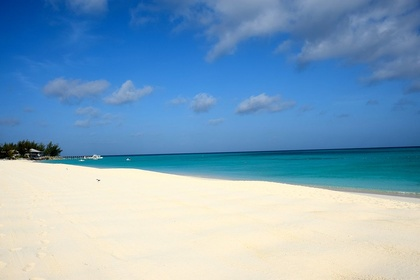
%> input picture plage.JPG, 420 x 280 px, shrunk from 1200 x 800 before the run
$ octave superpose.m   (GNU Octave 9; MATLAB toolbox functions it lacks are replaced by stand-ins)
%> lines starting %> are read from the running program, lines starting %| are printed output that depends on the picture
clear; close all;clc;
addpath('Pixel Expansion');

im=im2double(imread('plage.JPG')); %background
figure;imshow(im);
[im_extracted, ~, alpha] = imread('output2.png', 'png'); %JCVD modifié
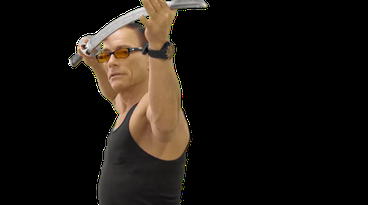
%> input picture output2.png, 368 x 205 px, shrunk from 1050 x 586 before the run
%> im_extracted is the input picture: size 205x368x3 uint8; mean R, G, B 26.9, 21.7, 16.7
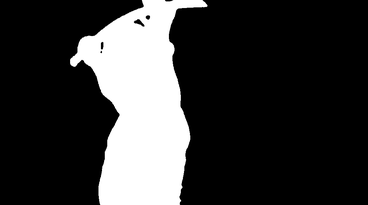
%> alpha: size 205x368 uint8; min 0, max 255, mean 53.4
figure;imshow(im_extracted);

im_extracted=im2double(im_extracted);
%> im_extracted: size 205x368x3 double
alpha=im2double(alpha);
%> alpha: size 205x368 double

[rows_back,cols_back,~]=size(im);
%> rows_back = 280; cols_back = 420
[rows_extracted,cols_extracted,~]=size(im_extracted);
%> rows_extracted = 205; cols_extracted = 368

temp = zeros(rows_back,cols_back);
temp2 = zeros(rows_back,cols_back,3);

%POS = 'middle';
POS = 'bottom';

diff=round(rows_back/2-rows_extracted/2);
%> diff = 38

if strcmp(POS,'middle')
    temp(round(rows_back/2-rows_extracted/2):round(rows_back/2+rows_extracted/2)-1,round(cols_back/2-cols_extracted/2):round(cols_back/2+cols_extracted/2)-1)=alpha(:,:);
    temp2(round(rows_back/2-rows_extracted/2):round(rows_back/2+rows_extracted/2)-1,round(cols_back/2-cols_extracted/2):round(cols_back/2+cols_extracted/2)-1,:)=im_extracted;
elseif strcmp(POS,'bottom')
    temp(diff+round(rows_back/2-rows_extracted/2):diff+round(rows_back/2+rows_extracted/2)-1,round(cols_back/2-cols_extracted/2):round(cols_back/2+cols_extracted/2)-1)=alpha(:,:);
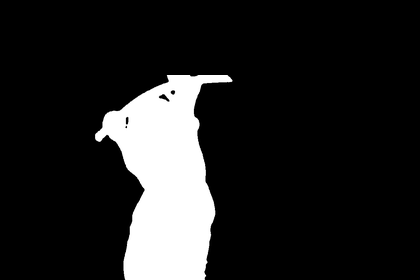
%> temp: size 280x420 double; min 0, max 1, mean 0.134
    temp2(diff+round(rows_back/2-rows_extracted/2):diff+round(rows_back/2+rows_extracted/2)-1,round(cols_back/2-cols_extracted/2):round(cols_back/2+cols_extracted/2)-1,:)=im_extracted;
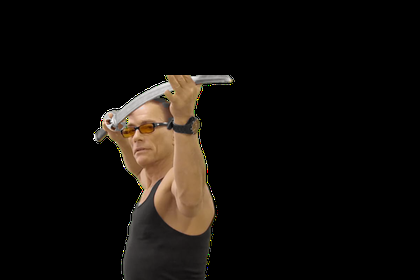
%> temp2: size 280x420x3 double; mean R, G, B 0.0676, 0.0545, 0.0419
else % by default we put it to middle
    temp(round(rows_back/2-rows_extracted/2):round(rows_back/2+rows_extracted/2)-1,round(cols_back/2-cols_extracted/2):round(cols_back/2+cols_extracted/2)-1)=alpha(:,:);
    temp2(round(rows_back/2-rows_extracted/2):round(rows_back/2+rows_extracted/2)-1,round(cols_back/2-cols_extracted/2):round(cols_back/2+cols_extracted/2)-1,:)=im_extracted;
end
%temp=repmat(temp,[1 1 3]);

result=im;
% result(temp==1)=temp2;

for i=1:rows_back
    for j=1:cols_back
        if temp(i,j)==1
            result(i,j,:)=temp2(i,j,:);
        end
    end
end
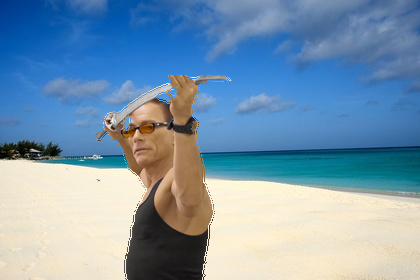
%> result: size 280x420x3 double; mean R, G, B 0.483, 0.597, 0.684

figure;imshow(result)
